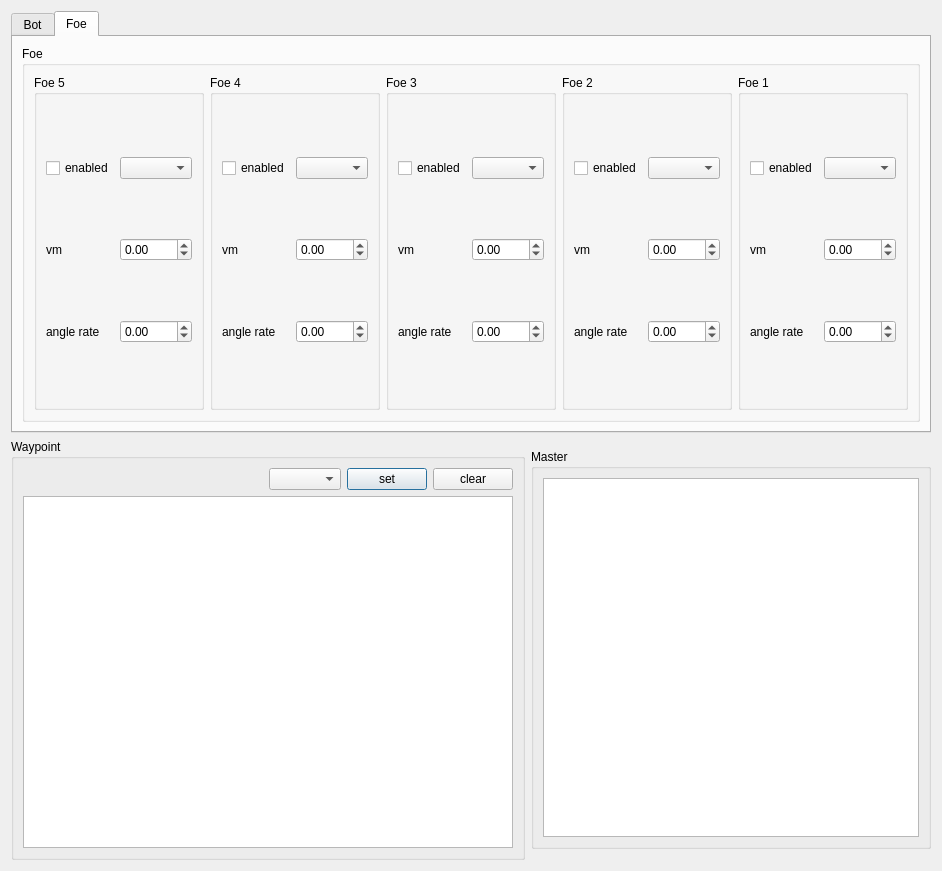
<?xml version="1.0" encoding="UTF-8"?>
<ui version="4.0">
 <class>Dialog</class>
 <widget class="QDialog" name="Dialog">
  <property name="geometry">
   <rect>
    <x>0</x>
    <y>0</y>
    <width>783</width>
    <height>871</height>
   </rect>
  </property>
  <property name="windowTitle">
   <string>Dialog</string>
  </property>
  <layout class="QGridLayout" name="gridLayout_16">
   <item row="0" column="0" colspan="2">
    <widget class="QTabWidget" name="tabWidget">
     <property name="currentIndex">
      <number>1</number>
     </property>
     <widget class="QWidget" name="tab">
      <attribute name="title">
       <string>Bot</string>
      </attribute>
      <layout class="QGridLayout" name="gridLayout_7">
       <item row="0" column="0">
        <widget class="QGroupBox" name="groupBox">
         <property name="title">
          <string>Bot</string>
         </property>
         <layout class="QHBoxLayout" name="horizontalLayout">
          <item>
           <widget class="QGroupBox" name="groupBox_4">
            <property name="title">
             <string>Robot 2</string>
            </property>
            <layout class="QGridLayout" name="gridLayout_2">
             <item row="2" column="0">
              <widget class="QLabel" name="label_2">
               <property name="text">
                <string>vm</string>
               </property>
              </widget>
             </item>
             <item row="0" column="0">
              <widget class="QCheckBox" name="bot_checkBox_2">
               <property name="text">
                <string>enabled</string>
               </property>
              </widget>
             </item>
             <item row="0" column="1">
              <widget class="QComboBox" name="bot_comboBox_2"/>
             </item>
             <item row="2" column="1">
              <widget class="QDoubleSpinBox" name="bot_doubleSpinBox_2">
               <property name="minimum">
                <double>-100.000000000000000</double>
               </property>
               <property name="maximum">
                <double>100.000000000000000</double>
               </property>
              </widget>
             </item>
             <item row="3" column="0">
              <widget class="QLabel" name="label_12">
               <property name="text">
                <string>angle rate</string>
               </property>
              </widget>
             </item>
             <item row="3" column="1">
              <widget class="QDoubleSpinBox" name="bot_angle_rate_doubleSpinBox_2">
               <property name="minimum">
                <double>-100.000000000000000</double>
               </property>
               <property name="maximum">
                <double>100.000000000000000</double>
               </property>
              </widget>
             </item>
            </layout>
           </widget>
          </item>
          <item>
           <widget class="QGroupBox" name="groupBox_6">
            <property name="title">
             <string>Robot 4</string>
            </property>
            <layout class="QGridLayout" name="gridLayout_4">
             <item row="2" column="0">
              <widget class="QLabel" name="label_4">
               <property name="text">
                <string>vm</string>
               </property>
              </widget>
             </item>
             <item row="0" column="0">
              <widget class="QCheckBox" name="bot_checkBox_4">
               <property name="text">
                <string>enabled</string>
               </property>
              </widget>
             </item>
             <item row="0" column="1">
              <widget class="QComboBox" name="bot_comboBox_4"/>
             </item>
             <item row="2" column="1">
              <widget class="QDoubleSpinBox" name="bot_doubleSpinBox_4">
               <property name="minimum">
                <double>-100.000000000000000</double>
               </property>
               <property name="maximum">
                <double>100.000000000000000</double>
               </property>
              </widget>
             </item>
             <item row="3" column="0">
              <widget class="QLabel" name="label_14">
               <property name="text">
                <string>angle rate</string>
               </property>
              </widget>
             </item>
             <item row="3" column="1">
              <widget class="QDoubleSpinBox" name="bot_angle_rate_doubleSpinBox_4">
               <property name="minimum">
                <double>-100.000000000000000</double>
               </property>
               <property name="maximum">
                <double>100.000000000000000</double>
               </property>
              </widget>
             </item>
            </layout>
           </widget>
          </item>
          <item>
           <widget class="QGroupBox" name="groupBox_3">
            <property name="title">
             <string>Robot 1</string>
            </property>
            <layout class="QGridLayout" name="gridLayout">
             <item row="1" column="0">
              <widget class="QLabel" name="label">
               <property name="text">
                <string>vm</string>
               </property>
              </widget>
             </item>
             <item row="1" column="1">
              <widget class="QDoubleSpinBox" name="bot_doubleSpinBox_1">
               <property name="minimum">
                <double>-100.000000000000000</double>
               </property>
               <property name="maximum">
                <double>100.000000000000000</double>
               </property>
              </widget>
             </item>
             <item row="0" column="0">
              <widget class="QCheckBox" name="bot_checkBox_1">
               <property name="text">
                <string>enabled</string>
               </property>
              </widget>
             </item>
             <item row="0" column="1">
              <widget class="QComboBox" name="bot_comboBox_1"/>
             </item>
             <item row="2" column="0">
              <widget class="QLabel" name="label_11">
               <property name="text">
                <string>angle rate</string>
               </property>
              </widget>
             </item>
             <item row="2" column="1">
              <widget class="QDoubleSpinBox" name="bot_angle_rate_doubleSpinBox_1">
               <property name="minimum">
                <double>-100.000000000000000</double>
               </property>
               <property name="maximum">
                <double>100.000000000000000</double>
               </property>
              </widget>
             </item>
            </layout>
           </widget>
          </item>
          <item>
           <widget class="QGroupBox" name="groupBox_5">
            <property name="title">
             <string>Robot 3</string>
            </property>
            <layout class="QGridLayout" name="gridLayout_3">
             <item row="2" column="1">
              <widget class="QDoubleSpinBox" name="bot_doubleSpinBox_3">
               <property name="minimum">
                <double>-100.000000000000000</double>
               </property>
               <property name="maximum">
                <double>100.000000000000000</double>
               </property>
              </widget>
             </item>
             <item row="2" column="0">
              <widget class="QLabel" name="label_3">
               <property name="text">
                <string>vm</string>
               </property>
              </widget>
             </item>
             <item row="0" column="1">
              <widget class="QComboBox" name="bot_comboBox_3"/>
             </item>
             <item row="0" column="0">
              <widget class="QCheckBox" name="bot_checkBox_3">
               <property name="text">
                <string>enabled</string>
               </property>
              </widget>
             </item>
             <item row="3" column="0">
              <widget class="QLabel" name="label_13">
               <property name="text">
                <string>angle rate</string>
               </property>
              </widget>
             </item>
             <item row="3" column="1">
              <widget class="QDoubleSpinBox" name="bot_angle_rate_doubleSpinBox_3">
               <property name="minimum">
                <double>-100.000000000000000</double>
               </property>
               <property name="maximum">
                <double>100.000000000000000</double>
               </property>
              </widget>
             </item>
            </layout>
           </widget>
          </item>
          <item>
           <widget class="QGroupBox" name="groupBox_7">
            <property name="title">
             <string>Robot 5</string>
            </property>
            <layout class="QGridLayout" name="gridLayout_5">
             <item row="0" column="0">
              <widget class="QCheckBox" name="bot_checkBox_5">
               <property name="text">
                <string>enabled</string>
               </property>
              </widget>
             </item>
             <item row="0" column="1">
              <widget class="QComboBox" name="bot_comboBox_5"/>
             </item>
             <item row="2" column="0">
              <widget class="QLabel" name="label_5">
               <property name="text">
                <string>vm</string>
               </property>
              </widget>
             </item>
             <item row="2" column="1">
              <widget class="QDoubleSpinBox" name="bot_doubleSpinBox_5">
               <property name="minimum">
                <double>-100.000000000000000</double>
               </property>
               <property name="maximum">
                <double>100.000000000000000</double>
               </property>
              </widget>
             </item>
             <item row="3" column="0">
              <widget class="QLabel" name="label_15">
               <property name="text">
                <string>angle rate</string>
               </property>
              </widget>
             </item>
             <item row="3" column="1">
              <widget class="QDoubleSpinBox" name="bot_angle_rate_doubleSpinBox_5">
               <property name="minimum">
                <double>-100.000000000000000</double>
               </property>
               <property name="maximum">
                <double>100.000000000000000</double>
               </property>
              </widget>
             </item>
            </layout>
           </widget>
          </item>
         </layout>
        </widget>
       </item>
      </layout>
     </widget>
     <widget class="QWidget" name="tab_2">
      <attribute name="title">
       <string>Foe</string>
      </attribute>
      <layout class="QGridLayout" name="gridLayout_13">
       <item row="0" column="0">
        <widget class="QGroupBox" name="groupBox_2">
         <property name="title">
          <string>Foe</string>
         </property>
         <layout class="QGridLayout" name="gridLayout_12">
          <item row="0" column="0">
           <widget class="QGroupBox" name="groupBox_12">
            <property name="title">
             <string>Foe 5</string>
            </property>
            <layout class="QGridLayout" name="gridLayout_11">
             <item row="0" column="0">
              <widget class="QCheckBox" name="foe_checkBox_5">
               <property name="text">
                <string>enabled</string>
               </property>
              </widget>
             </item>
             <item row="0" column="1">
              <widget class="QComboBox" name="foe_comboBox_5"/>
             </item>
             <item row="1" column="0">
              <widget class="QLabel" name="label_10">
               <property name="text">
                <string>vm</string>
               </property>
              </widget>
             </item>
             <item row="1" column="1">
              <widget class="QDoubleSpinBox" name="foe_doubleSpinBox_5">
               <property name="minimum">
                <double>-100.000000000000000</double>
               </property>
               <property name="maximum">
                <double>100.000000000000000</double>
               </property>
              </widget>
             </item>
             <item row="2" column="0">
              <widget class="QLabel" name="label_20">
               <property name="text">
                <string>angle rate</string>
               </property>
              </widget>
             </item>
             <item row="2" column="1">
              <widget class="QDoubleSpinBox" name="foe_angle_rate_doubleSpinBox_5">
               <property name="minimum">
                <double>-100.000000000000000</double>
               </property>
               <property name="maximum">
                <double>100.000000000000000</double>
               </property>
              </widget>
             </item>
            </layout>
           </widget>
          </item>
          <item row="0" column="1">
           <widget class="QGroupBox" name="groupBox_11">
            <property name="title">
             <string>Foe 4</string>
            </property>
            <layout class="QGridLayout" name="gridLayout_10">
             <item row="0" column="0">
              <widget class="QCheckBox" name="foe_checkBox_4">
               <property name="text">
                <string>enabled</string>
               </property>
              </widget>
             </item>
             <item row="0" column="1">
              <widget class="QComboBox" name="foe_comboBox_4"/>
             </item>
             <item row="1" column="0">
              <widget class="QLabel" name="label_9">
               <property name="text">
                <string>vm</string>
               </property>
              </widget>
             </item>
             <item row="1" column="1">
              <widget class="QDoubleSpinBox" name="foe_doubleSpinBox_4">
               <property name="minimum">
                <double>-100.000000000000000</double>
               </property>
               <property name="maximum">
                <double>100.000000000000000</double>
               </property>
              </widget>
             </item>
             <item row="2" column="0">
              <widget class="QLabel" name="label_19">
               <property name="text">
                <string>angle rate</string>
               </property>
              </widget>
             </item>
             <item row="2" column="1">
              <widget class="QDoubleSpinBox" name="foe_angle_rate_doubleSpinBox_4">
               <property name="minimum">
                <double>-100.000000000000000</double>
               </property>
               <property name="maximum">
                <double>100.000000000000000</double>
               </property>
              </widget>
             </item>
            </layout>
           </widget>
          </item>
          <item row="0" column="2">
           <widget class="QGroupBox" name="groupBox_10">
            <property name="title">
             <string>Foe 3</string>
            </property>
            <layout class="QGridLayout" name="gridLayout_9">
             <item row="0" column="0">
              <widget class="QCheckBox" name="foe_checkBox_3">
               <property name="text">
                <string>enabled</string>
               </property>
              </widget>
             </item>
             <item row="0" column="1">
              <widget class="QComboBox" name="foe_comboBox_3"/>
             </item>
             <item row="1" column="0">
              <widget class="QLabel" name="label_8">
               <property name="text">
                <string>vm</string>
               </property>
              </widget>
             </item>
             <item row="1" column="1">
              <widget class="QDoubleSpinBox" name="foe_doubleSpinBox_3">
               <property name="minimum">
                <double>-100.000000000000000</double>
               </property>
               <property name="maximum">
                <double>100.000000000000000</double>
               </property>
              </widget>
             </item>
             <item row="2" column="0">
              <widget class="QLabel" name="label_18">
               <property name="text">
                <string>angle rate</string>
               </property>
              </widget>
             </item>
             <item row="2" column="1">
              <widget class="QDoubleSpinBox" name="foe_angle_rate_doubleSpinBox_3">
               <property name="minimum">
                <double>-100.000000000000000</double>
               </property>
               <property name="maximum">
                <double>100.000000000000000</double>
               </property>
              </widget>
             </item>
            </layout>
           </widget>
          </item>
          <item row="0" column="3">
           <widget class="QGroupBox" name="groupBox_9">
            <property name="title">
             <string>Foe 2</string>
            </property>
            <layout class="QGridLayout" name="gridLayout_8">
             <item row="0" column="0">
              <widget class="QCheckBox" name="foe_checkBox_2">
               <property name="text">
                <string>enabled</string>
               </property>
              </widget>
             </item>
             <item row="0" column="1">
              <widget class="QComboBox" name="foe_comboBox_2"/>
             </item>
             <item row="1" column="0">
              <widget class="QLabel" name="label_7">
               <property name="text">
                <string>vm</string>
               </property>
              </widget>
             </item>
             <item row="1" column="1">
              <widget class="QDoubleSpinBox" name="foe_doubleSpinBox_2">
               <property name="minimum">
                <double>-100.000000000000000</double>
               </property>
               <property name="maximum">
                <double>100.000000000000000</double>
               </property>
              </widget>
             </item>
             <item row="2" column="0">
              <widget class="QLabel" name="label_17">
               <property name="text">
                <string>angle rate</string>
               </property>
              </widget>
             </item>
             <item row="2" column="1">
              <widget class="QDoubleSpinBox" name="foe_angle_rate_doubleSpinBox_2">
               <property name="minimum">
                <double>-100.000000000000000</double>
               </property>
               <property name="maximum">
                <double>100.000000000000000</double>
               </property>
              </widget>
             </item>
            </layout>
           </widget>
          </item>
          <item row="0" column="4">
           <widget class="QGroupBox" name="groupBox_8">
            <property name="title">
             <string>Foe 1</string>
            </property>
            <layout class="QGridLayout" name="gridLayout_6">
             <item row="0" column="0">
              <widget class="QCheckBox" name="foe_checkBox_1">
               <property name="text">
                <string>enabled</string>
               </property>
              </widget>
             </item>
             <item row="0" column="1">
              <widget class="QComboBox" name="foe_comboBox_1"/>
             </item>
             <item row="1" column="0">
              <widget class="QLabel" name="label_6">
               <property name="text">
                <string>vm</string>
               </property>
              </widget>
             </item>
             <item row="1" column="1">
              <widget class="QDoubleSpinBox" name="foe_doubleSpinBox_1">
               <property name="minimum">
                <double>-100.000000000000000</double>
               </property>
               <property name="maximum">
                <double>100.000000000000000</double>
               </property>
              </widget>
             </item>
             <item row="2" column="0">
              <widget class="QLabel" name="label_16">
               <property name="text">
                <string>angle rate</string>
               </property>
              </widget>
             </item>
             <item row="2" column="1">
              <widget class="QDoubleSpinBox" name="foe_angle_rate_doubleSpinBox_1">
               <property name="minimum">
                <double>-100.000000000000000</double>
               </property>
               <property name="maximum">
                <double>100.000000000000000</double>
               </property>
              </widget>
             </item>
            </layout>
           </widget>
          </item>
         </layout>
        </widget>
       </item>
      </layout>
     </widget>
    </widget>
   </item>
   <item row="1" column="0">
    <widget class="QGroupBox" name="groupBox_14">
     <property name="title">
      <string>Waypoint</string>
     </property>
     <layout class="QGridLayout" name="gridLayout_15">
      <item row="0" column="0">
       <spacer name="horizontalSpacer">
        <property name="orientation">
         <enum>Qt::Horizontal</enum>
        </property>
        <property name="sizeHint" stdset="0">
         <size>
          <width>40</width>
          <height>20</height>
         </size>
        </property>
       </spacer>
      </item>
      <item row="0" column="2">
       <widget class="QComboBox" name="wp_comboBox"/>
      </item>
      <item row="0" column="3">
       <widget class="QPushButton" name="wp_setBtn">
        <property name="text">
         <string>set</string>
        </property>
       </widget>
      </item>
      <item row="0" column="4">
       <widget class="QPushButton" name="wp_clearBtn">
        <property name="text">
         <string>clear</string>
        </property>
       </widget>
      </item>
      <item row="1" column="0" colspan="5">
       <widget class="QGraphicsView" name="wp_graphicsView"/>
      </item>
     </layout>
    </widget>
   </item>
   <item row="1" column="1">
    <widget class="QGroupBox" name="groupBox_13">
     <property name="minimumSize">
      <size>
       <width>350</width>
       <height>350</height>
      </size>
     </property>
     <property name="maximumSize">
      <size>
       <width>400</width>
       <height>400</height>
      </size>
     </property>
     <property name="title">
      <string>Master</string>
     </property>
     <layout class="QGridLayout" name="gridLayout_14">
      <item row="0" column="0">
       <widget class="QGraphicsView" name="graphicsView"/>
      </item>
     </layout>
    </widget>
   </item>
  </layout>
 </widget>
 <resources/>
 <connections/>
</ui>
